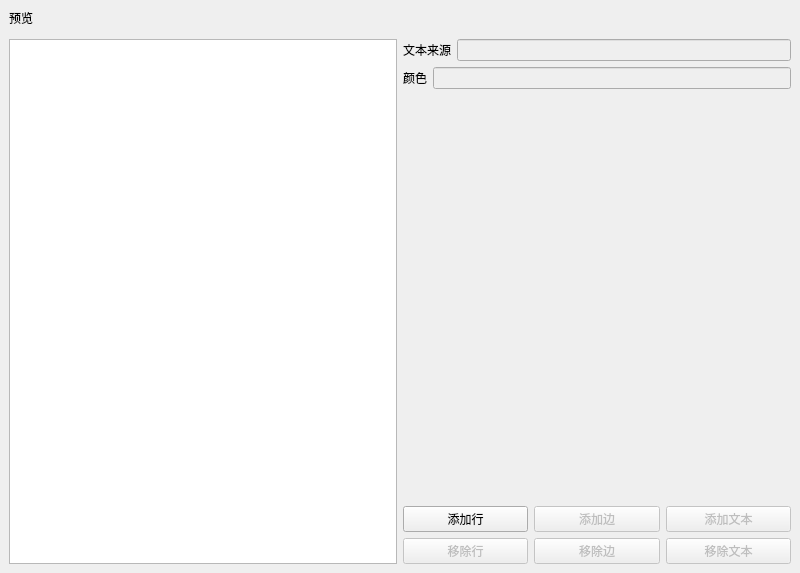
<?xml version="1.0" encoding="UTF-8"?>
<ui version="4.0">
 <class>SettingsWindow</class>
 <widget class="QMainWindow" name="SettingsWindow">
  <property name="geometry">
   <rect>
    <x>0</x>
    <y>0</y>
    <width>800</width>
    <height>573</height>
   </rect>
  </property>
  <property name="windowTitle">
   <string>Promptach设置</string>
  </property>
  <property name="windowIcon">
   <iconset theme="akonadiconsole"/>
  </property>
  <widget class="QWidget" name="centralwidget">
   <layout class="QVBoxLayout" name="verticalLayout">
    <item>
     <widget class="QLabel" name="previewLabel">
      <property name="text">
       <string>预览</string>
      </property>
     </widget>
    </item>
    <item>
     <widget class="Previewer" name="previewer" native="true"/>
    </item>
    <item>
     <layout class="QHBoxLayout" name="textsLayout">
      <item>
       <widget class="QTreeView" name="textsView">
        <property name="autoScroll">
         <bool>true</bool>
        </property>
        <property name="editTriggers">
         <set>QAbstractItemView::EditTrigger::NoEditTriggers</set>
        </property>
        <property name="headerHidden">
         <bool>true</bool>
        </property>
       </widget>
      </item>
      <item>
       <layout class="QVBoxLayout" name="verticalLayout_5">
        <item>
         <layout class="QHBoxLayout" name="horizontalLayout_2">
          <item>
           <widget class="QLabel" name="label">
            <property name="text">
             <string>文本来源</string>
            </property>
           </widget>
          </item>
          <item>
           <widget class="QLineEdit" name="sourceEdit">
            <property name="enabled">
             <bool>false</bool>
            </property>
           </widget>
          </item>
         </layout>
        </item>
        <item>
         <layout class="QHBoxLayout" name="horizontalLayout_3">
          <item>
           <widget class="QLabel" name="label_2">
            <property name="text">
             <string>颜色</string>
            </property>
           </widget>
          </item>
          <item>
           <widget class="QLineEdit" name="formatEdit">
            <property name="enabled">
             <bool>false</bool>
            </property>
           </widget>
          </item>
         </layout>
        </item>
        <item>
         <widget class="QWidget" name="configWidget" native="true"/>
        </item>
        <item>
         <spacer name="verticalSpacer">
          <property name="orientation">
           <enum>Qt::Orientation::Vertical</enum>
          </property>
          <property name="sizeHint" stdset="0">
           <size>
            <width>20</width>
            <height>40</height>
           </size>
          </property>
         </spacer>
        </item>
        <item>
         <layout class="QHBoxLayout" name="horizontalLayout">
          <item>
           <widget class="QPushButton" name="addLine">
            <property name="text">
             <string>添加行</string>
            </property>
            <property name="icon">
             <iconset theme="QIcon::ThemeIcon::ContactNew"/>
            </property>
           </widget>
          </item>
          <item>
           <widget class="QPushButton" name="addSide">
            <property name="enabled">
             <bool>false</bool>
            </property>
            <property name="text">
             <string>添加边</string>
            </property>
            <property name="icon">
             <iconset theme="QIcon::ThemeIcon::ContactNew"/>
            </property>
            <property name="checkable">
             <bool>false</bool>
            </property>
            <property name="checked">
             <bool>false</bool>
            </property>
           </widget>
          </item>
          <item>
           <widget class="QPushButton" name="addText">
            <property name="enabled">
             <bool>false</bool>
            </property>
            <property name="text">
             <string>添加文本</string>
            </property>
            <property name="icon">
             <iconset theme="QIcon::ThemeIcon::ContactNew"/>
            </property>
           </widget>
          </item>
         </layout>
        </item>
        <item>
         <layout class="QHBoxLayout" name="horizontalLayo3ut">
          <item>
           <widget class="QPushButton" name="removeLine">
            <property name="enabled">
             <bool>false</bool>
            </property>
            <property name="text">
             <string>移除行</string>
            </property>
            <property name="icon">
             <iconset theme="QIcon::ThemeIcon::EditDelete"/>
            </property>
           </widget>
          </item>
          <item>
           <widget class="QPushButton" name="removeSide">
            <property name="enabled">
             <bool>false</bool>
            </property>
            <property name="text">
             <string>移除边</string>
            </property>
            <property name="icon">
             <iconset theme="QIcon::ThemeIcon::EditDelete"/>
            </property>
            <property name="checkable">
             <bool>false</bool>
            </property>
            <property name="checked">
             <bool>false</bool>
            </property>
           </widget>
          </item>
          <item>
           <widget class="QPushButton" name="removeText">
            <property name="enabled">
             <bool>false</bool>
            </property>
            <property name="text">
             <string>移除文本</string>
            </property>
            <property name="icon">
             <iconset theme="QIcon::ThemeIcon::EditDelete"/>
            </property>
           </widget>
          </item>
         </layout>
        </item>
       </layout>
      </item>
     </layout>
    </item>
   </layout>
  </widget>
 </widget>
 <customwidgets>
  <customwidget>
   <class>Previewer</class>
   <extends>QWidget</extends>
   <header>../../../../../src/settings/previewer.h</header>
   <container>1</container>
  </customwidget>
 </customwidgets>
 <resources/>
 <connections/>
</ui>
